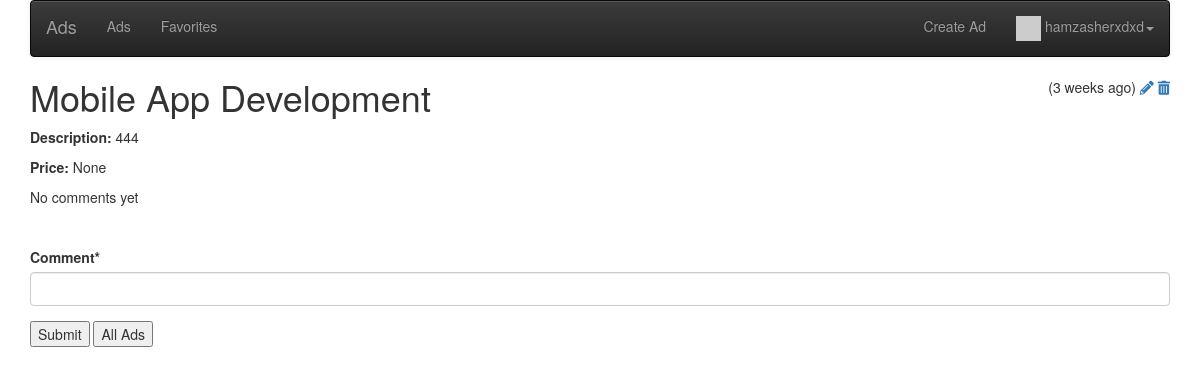
The page /1/detail (signed in) on the database its author committed.
### ads/models.py (models this page shows, shortened)
class Ad(models.Model):
    title = models.CharField(max_length=200, validators=[MinLengthValidator(2, 'There Must be atleast 2 characters.')])
    price = models.DecimalField(max_digits=7, decimal_places=2, null=True)
    text = models.TextField()
    owner = models.ForeignKey(settings.AUTH_USER_MODEL, on_delete=models.CASCADE)
    created_at = models.DateTimeField(auto_now_add=True)
    updated_at = models.DateTimeField(auto_now=True)
    picture = models.BinaryField(null=True, editable=True)
    content_type = models.CharField(max_length=256, null=True, help_text='The MIMEType of the file.')
    comments = models.ManyToManyField(settings.AUTH_USER_MODEL, through='Comment', related_name='comments_owned')
    favorites = models.ManyToManyField(settings.AUTH_USER_MODEL, through='Fav', related_name='favorite_ads')
    tags = TaggableManager(blank=True)

### ads/views.py (the view)
# urls.py: path('<int:pk>/detail', AdDetailView.as_view(), name='detail'),
class AdDetailView(OwnerDetailView):
    model = Ad
    fields = ['title', 'text', 'price', 'tags']
    template_name = 'ads/ad_detail.html'
    def get(self, request, pk) :
        x = Ad.objects.get(id=pk)
        comments = Comment.objects.filter(ad=x).order_by('-updated_at')
        comment_form = CommentForm()
        context = { 'ad' : x, 'comments': comments, 'comment_form': comment_form }
        return render(request, self.template_name, context)

### ads/forms.py
class CommentForm(forms.Form):
    comment = forms.CharField(required=True, max_length=500, min_length=3, strip=True)

### ads/context_processors.py (called while the page is built)
def settings(request):
    return {
        'settings': django_settings,
    }

### ads/templatetags/custom_tags.py (called while the page is built)
@register.filter(name='gravatar')
def gravatar(user, size=35):
    email = str(user.email.strip().lower()).encode('utf-8')
    email_hash = md5(email).hexdigest()
    url = "//www.gravatar.com/avatar/{0}?s={1}&d=identicon&r=PG"
    return url.format(email_hash, size)

### ads/templates/ads/ad_detail.html (shortened to what this page needs)
{% extends "base_menu.html" %}
{% load humanize %}
{% load crispy_forms_tags %}
{% block content %}
<span style="float: right;">
({{ ad.updated_at|naturaltime }})
{% if ad.owner == user %}
<a href="{% url 'ads:update' ad.id %}"><i class="fa fa-pencil"></i></a>
<a href="{% url 'ads:delete' ad.id %}"><i class="fa fa-trash"></i></a>
{% endif %}
</span>
<h1>{{ ad.title }}</h1>
<p>
<b>Description: </b>{{ ad.text }}
</p>
<p>
  <b>Price: </b>{{ ad.price }}
</p>
<p>
  {% if comments %}
  <h3>Comments</h3>
  {% for comment in comments %}
  <ul></ul>
  <li>{{ comment.text }} <b style="font-size: smaller;">&emsp;-{{ comment.owner }} | {{ comment.updated_at|naturaltime }} </b>
  {% if user == comment.owner %}
  <a href="{% url 'ads:ad_comment_delete' comment.id %}"><i class="fa fa-trash"></i></a>
  {% endif %}
  </li>
  </ul>
  {% endfor %}
  {% else %}
  <p>No comments yet</p>
  {% endif %}
{% if user.is_authenticated %}
<br clear="all"/>
<p>
{% load crispy_forms_tags %}
<form method="post" action="{% url 'ads:ad_comment_create' ad.id %}">
    {{ comment_form|crispy }}
<input type="submit" value="Submit">
<input type="submit" value="All Ads" onclick="window.location.href='{% url 'ads:list' %}';return false;">
</form>
</p>
{% endif %}
{% endblock %}

### ads/templates/base_menu.html (shortened to what this page needs)
{% extends "base_bootstrap.html" %}
{% block navbar %}
{% load custom_tags %}
<nav class="navbar navbar-default navbar-inverse">
  <div class="container-fluid">
    <div class="navbar-header">
        <a class="navbar-brand" href="/">Ads</a>
    </div>
    <ul class="nav navbar-nav">
      {% url 'ads' as ads %}
      <li {% if request.get_full_path == ads %}class="active"{% endif %}>
          <a href="{% url 'ads:list' %}">Ads</a></li>
          <li {% if request.get_full_path == ads %}class="active"{% endif %}>
              <a href="{% url 'ads:favorites' %}">Favorites</a>
          </li>
    </ul>
    <ul class="nav navbar-nav navbar-right">
        {% if user.is_authenticated %}
        <li>
        <a href="{% url 'ads:create' %}">Create Ad</a>
        </li>
        <li class="dropdown">
            <a href="#" data-toggle="dropdown" class="dropdown-toggle">
                <img style="width: 25px;" src="{{ user|gravatar:60 }}"/>  {{ user }}<b class="caret"></b>
            </a>
        </li>
        {% endif %}
    </ul>
  </div>
</nav>
{% endblock %}

### rows shown on the page
Ad: updated_at "3 weeks ago", title "Mobile App Development", text "444", price "None"

### other values the page prints
{{ user }} "hamzasherxdxd"
